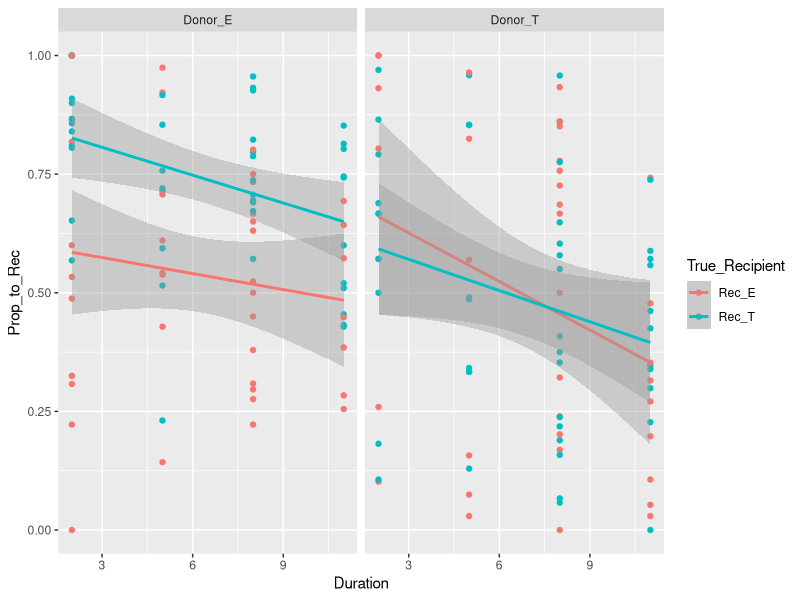
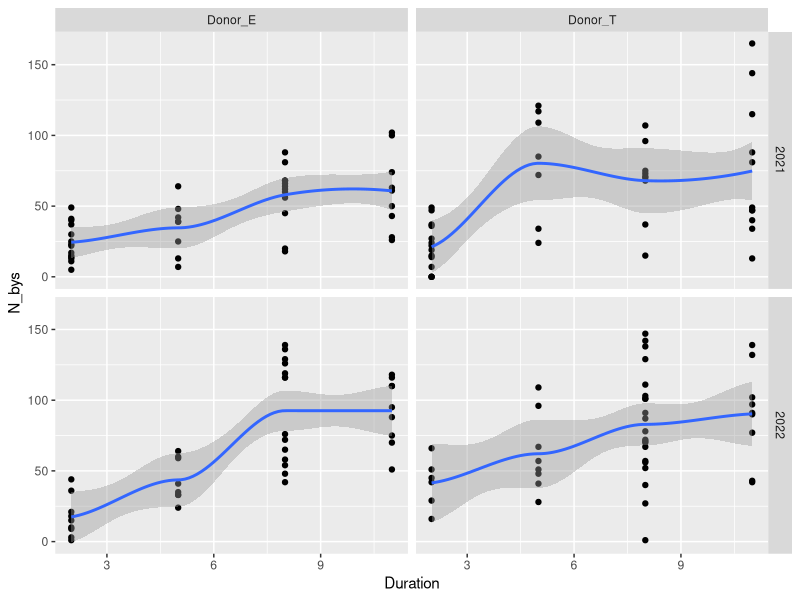
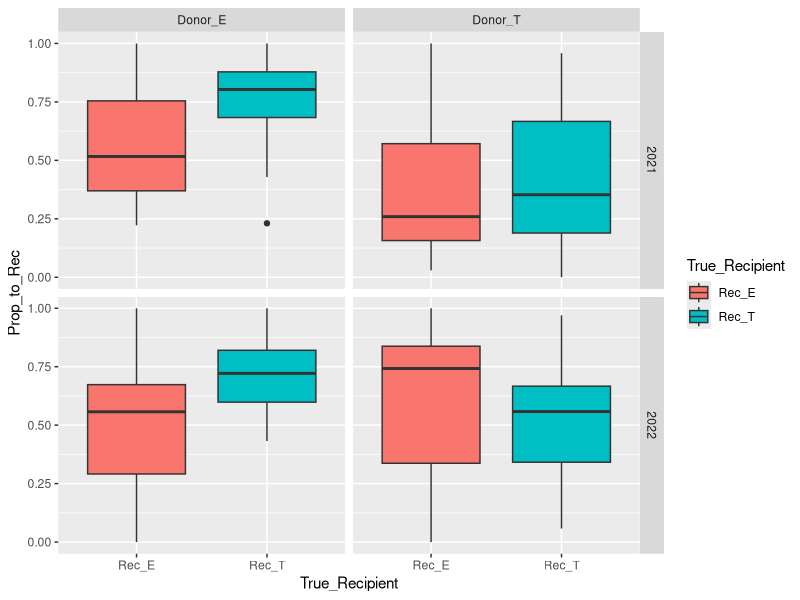
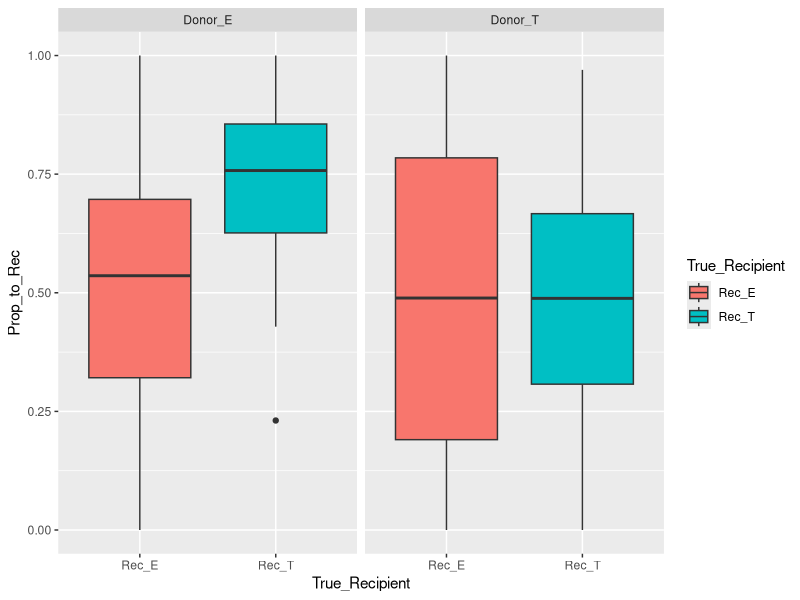
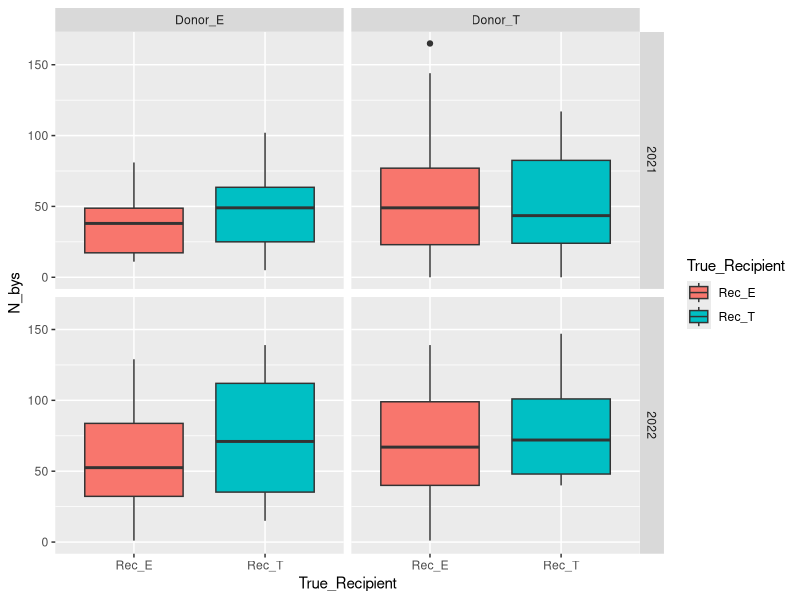

Write the R code that produced these figures, in order. (Note: this script raises an error after producing the figures.)
library(readxl)
library(dplyr)
library(ggplot2)

myt <- read_excel("Data/Touchtred_2021.xlsx", na = "NA") 

myt <- myt %>% mutate(Duration = as.numeric(Date_of_End - Date_of_Begin), Prop_to_Rec = Byss_to_Recipient/(Byss_to_Substrate + Byss_to_Recipient))

table(myt$Duration)

myt <- myt %>% mutate(N_bys = Byss_to_Recipient + Byss_to_Substrate)


myt<- myt %>% filter( (Expected_Donor == True_Donor)&(Expected_Recipient == True_Recipient))



myt$True_Donor <- factor(myt$True_Donor, labels =  c("Donor_E", "Donor_T"))
myt$True_Recipient <- factor(myt$True_Recipient, labels =  c("Rec_E", "Rec_T"))



myt %>% ggplot(., aes(x = Duration, y = Prop_to_Rec, color = True_Recipient)) + geom_point() +geom_smooth(method = "lm") + facet_wrap(~True_Donor)


myt %>% ggplot(., aes(x = Duration, y = N_bys)) + geom_point() +geom_smooth() + facet_grid(Year~True_Donor)


myt %>% ggplot(., aes(x = True_Recipient, y = Prop_to_Rec, fill = True_Recipient)) + geom_boxplot()  + facet_grid(Year~True_Donor)

myt %>% ggplot(., aes(x = True_Recipient, y = Prop_to_Rec, fill = True_Recipient)) + geom_boxplot()  + facet_wrap(~True_Donor)



myt %>% ggplot(., aes(x = True_Recipient, y = N_bys, fill = True_Recipient)) + geom_boxplot()  + facet_grid(Year~True_Donor)





library(glmmTMB)

myt2 <- myt[complete.cases(myt), ]

myt2$Prop_to_Rec2 <- myt2$Prop_to_Rec
myt2$Prop_to_Rec2[myt2$Prop_to_Rec == 1] <- 0.9999 
myt2$Prop_to_Rec2[myt2$Prop_to_Rec == 0] <- 0.0001 
myt2$Year <- factor(myt2$Year)




Mod <- glmmTMB(Prop_to_Rec2 ~ True_Recipient*True_Donor*Duration*Year + (1|Plate), data = myt2, family = "beta_family")

summary(Mod)
  
drop1(Mod)  

Mod2 <- update(Mod, .~.-True_Recipient:True_Donor:Duration:Year)


drop1(Mod2)
Mod3 <- update(Mod2, .~.-True_Donor:Duration:Year)

drop1(Mod3)
Mod4 <- update(Mod3, .~.-True_Recipient:Duration:Year)

drop1(Mod4, test = "Chi")
Mod5 <- update(Mod4, .~.-True_Recipient:True_Donor:Year)


drop1(Mod5, test = "Chi")
Mod6 <- update(Mod5, .~.-True_Recipient:Year)

drop1(Mod6, test = "Chi")
Mod7 <- update(Mod6, .~.-Duration:Year)


drop1(Mod7, test = "Chi")
Mod8 <- update(Mod7, .~.-Duration:Year)


drop1(Mod8, test = "Chi")
Mod9 <- update(Mod8, .~.-True_Recipient:True_Donor:Duration )


drop1(Mod9, test = "Chi")
Mod10 <- update(Mod9, .~.-True_Recipient:Duration)


drop1(Mod10, test = "Chi")
Mod11 <- update(Mod10, .~.-True_Donor:Duration)


drop1(Mod11, test = "Chi")


summary(Mod11)



library(emmeans)

emm_obj <- emmeans(Mod11, specs = ~ True_Recipient*True_Donor*Year, type = "response" )


contrast(emm_obj)

pairs(emm_obj)


emm_obj2 <- emmeans(Mod11, specs = ~ True_Recipient*True_Donor, type = "response" )

contrast(emm_obj2, simple = list("True_Donor", "True_Recipient"))

pairs(emm_obj2)

contrast(emm_obj2, "poly")




Mod_summary <- as.data.frame(emm_obj)

ggplot(Mod_summary, aes(x = True_Recipient, y = response)) + geom_col(fill = "gray", color = "black") + facet_grid(Year~True_Donor) + geom_errorbar(aes(ymin = lower.CL, ymax = upper.CL), width = 0.2) + geom_hline(yintercept = 0.5, linetype = 2)






emm_obj3 <- emtrends(Mod11,  var = "Duration", type = "response", delta.var = 1,
                     at = list(Duration = c(2, 4, 6, 8, 10)))

summary(emm_obj3)
